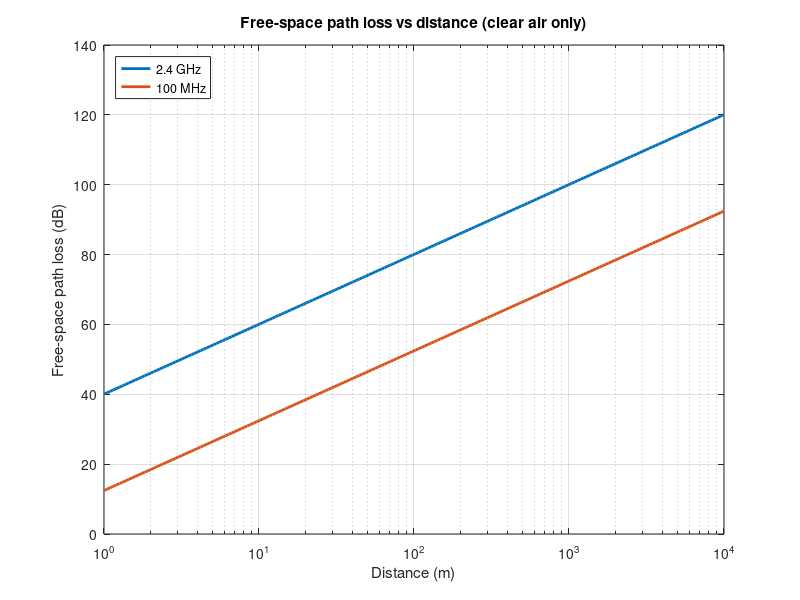

This figure's MATLAB source:
%% ====================================================================
%  Course    : Advanced Radio Communications  (Beacon Red)
%  Day       : 2 - Electromagnetic Fundamentals
%  Exercise  : 5 - The wave in space, and how it weakens with distance
%              *** STUDENT STARTER FILE ***
%  Teaches   : two pictures that go with the Pluto demo. First, what a
%              radio wave looks like laid out in SPACE, and how much
%              shorter it gets when the frequency goes up. Second, how
%              fast the signal weakens in clear air as you walk away.
%              Clear air only - buildings and reflections come in Lesson 6.
%  Run time  : about 12 minutes.
%  Needs     : plain MATLAB (MATLAB Online is fine). No toolbox.
%  TIER      : every section is RUN AND SEE. There is nothing to type in
%              this file. Run each section and watch what happens.
%              In the solo task in Section 5 you change ONE number.
%  How to use: click inside a section and press Run Section, one at a time.
%              Run Section 1 first - every later section uses it.
% ====================================================================

%% Section 1 (RUN AND SEE) - a snapshot of the wave in space
% What this block does: it freezes time and draws the wave along 10 metres
% of open space, for two different frequencies.
clear; clc;
c    = 3e8;                          % speed of light, metres per second
x    = 0:0.01:10;                    % 10 metres of space, 1 cm at a time
f1   = 100e6;   f2 = 300e6;          % 100 MHz and 300 MHz
lam1 = c/f1;    lam2 = c/f2;         % their wavelengths, in metres
y1   = cos(2*pi*x/lam1);             % the slower wave
y2   = cos(2*pi*x/lam2);             % the faster wave
plot(x, y1, 'LineWidth', 2); hold on
plot(x, y2, 'LineWidth', 2); hold off
grid on
xlabel('Distance through space (m)'); ylabel('Field strength')
legend('100 MHz  (lambda = 3 m)', '300 MHz  (lambda = 1 m)')
title('One snapshot of the wave in space')

%% Section 2 (RUN AND SEE) - the two wavelengths, in numbers
% What this block does: it prints the two wavelengths and counts how many
% whole waves fit inside the 10 metres you can see on the plot.
wavelengths   = [lam1 lam2]
cycles_in_10m = 10 ./ wavelengths

%% Section 3 (RUN AND SEE) - free-space path loss, 1 metre to 10 kilometres
% What this block does: it works out how much weaker a signal gets with
% distance in CLEAR AIR, for two bands, and draws it on a log distance axis.
d     = logspace(0, 4, 200);         % 200 distances, from 1 m to 10 000 m
fa    = 2.4e9;   fb = 100e6;         % 2.4 GHz (Wi-Fi) and 100 MHz (FM band)
FSPLa = 20*log10(4*pi*d*fa/c);       % free-space path loss at 2.4 GHz, in dB
FSPLb = 20*log10(4*pi*d*fb/c);       % the same at 100 MHz
semilogx(d, FSPLa, 'LineWidth', 2); hold on
semilogx(d, FSPLb, 'LineWidth', 2); hold off
grid on
xlabel('Distance (m)'); ylabel('Free-space path loss (dB)')
legend('2.4 GHz', '100 MHz', 'Location', 'northwest')
title('Free-space path loss vs distance (clear air only)')

%% Section 4 (RUN AND SEE) - read the loss off at four distances
% What this block does: it prints the path loss at 1 m, 100 m, 1 km and
% 10 km, so nobody has to read it off the picture by eye.
dcheck    = [1 100 1000 10000];
loss_2G4  = 20*log10(4*pi*dcheck*fa/c)
loss_100M = 20*log10(4*pi*dcheck*fb/c)
gap       = loss_2G4 - loss_100M

%% Section 5 (RUN AND SEE) - SOLO VARIATION
% Task: change ONE number below - 2.4e9 becomes 5.8e9 - then run this
%       section again. Predict FIRST: is 5.8 GHz better or worse than
%       2.4 GHz over the same distance, and by roughly how many dB?
fc       = 2.4e9;                          % <-- CHANGE 2.4e9 TO 5.8e9
loss_5G8 = 20*log10(4*pi*dcheck*fc/c)
step_up  = loss_5G8 - loss_2G4
